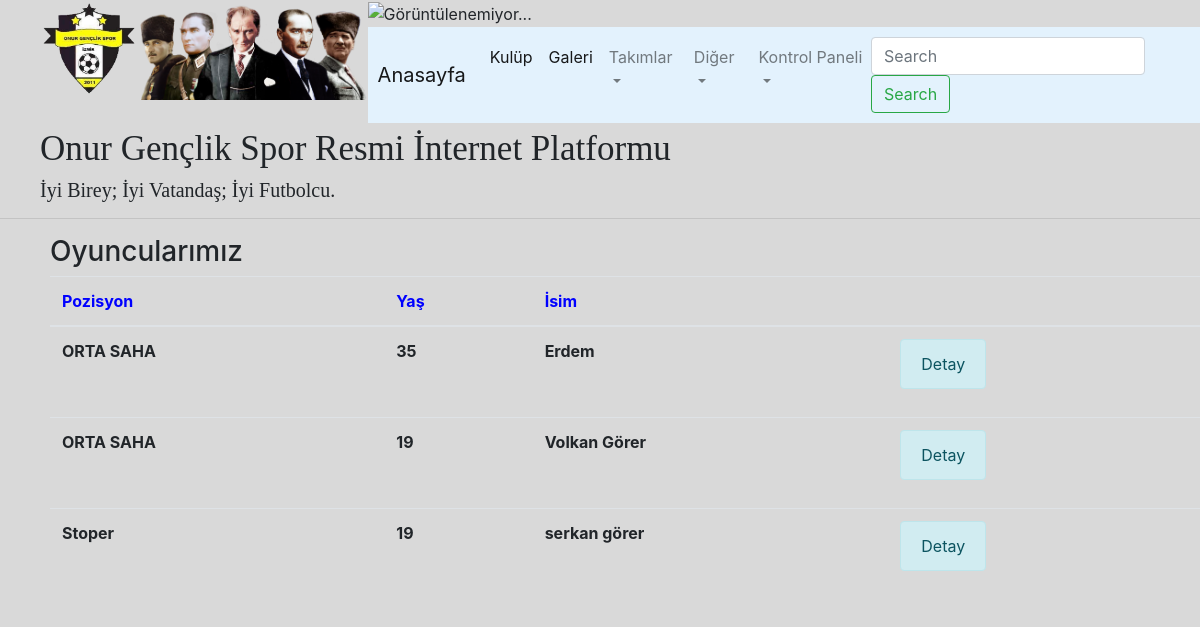
The app's page /databases/oyuncularımız/ with its own data.
### database/models.py (models this page shows, shortened)
class Database(models.Model):
    author = models.ForeignKey("auth.User",on_delete = models.CASCADE,verbose_name = "Kullanıcı")
    category = models.CharField(max_length = 50,verbose_name = "Kategori")
    position = models.CharField(max_length = 50,verbose_name = "Pozisyon")
    name = models.CharField(max_length = 50,verbose_name = "İsim")
    age = models.CharField(max_length = 50,verbose_name = "Yaş")
    size = models.CharField(max_length = 50,verbose_name = "Boy")
    weight = models.CharField(max_length = 50,verbose_name = "Kilo")
    foot = models.CharField(max_length = 50,verbose_name = "Kullandığı Ayak")
    club_history = models.CharField(max_length = 50,verbose_name = "Kulübe Katılma Tarihi")
    hoca_gorüsü = models.TextField()
    player_image = models.FileField(blank=True, null=True,verbose_name="Fotoğraf Ekleyin")
    created_date = models.DateTimeField(auto_now_add=True,verbose_name = "Oluşturulma Tarihi")
    class Meta():
        ordering = ['-age']

### database/views.py (called while the page is built)
def Oyuncularımız(request):
    keyword = request.GET.get("keyword")
    if keyword :
        oyuncular = Database.objects.filter(name__contains = keyword)
        return render(request,"oyuncularımız.html",{"oyuncular":oyuncular})
    oyuncular = Database.objects.all()
    context = {
        "oyuncular":oyuncular
    }
    return render(request,"oyuncularımız.html",context)

### templates/oyuncularımız.html
{% extends "layout.html" %}
{% block body %}
<h3>Oyuncularımız</h3>
{% if oyuncular %}
<table class="table">
    <thead>
      <tr style="color:blue;">
        <th scope="col">Pozisyon</th>
        <th scope="col">Yaş</th>
        <th scope="col">İsim</th>
        <th scope="col"></th>
      </tr>
    </thead>
    <tbody>
        {% for oyuncu in oyuncular %}
            <tr>
                <th scope="row">{{oyuncu.position}}</th>
                <th scope="row">{{oyuncu.age}}</th>
                <th scope="row">{{oyuncu.name}}</th>
                <th scope="col"><a href="/databases/detail/{{oyuncu.id}}"><button class="alert alert-info">Detay</button></a>  </th>
            </tr>
        {% endfor %}
    </tbody>
</table>
{% else %}
<div class="alert alert-danger">
    Oyuncu bulunmuyor.
</div>
{% endif %}
{% endblock body %}

### records on screen
Database: position "ORTA SAHA", age "35", name "Erdem"
Database: position "ORTA SAHA", age "19", name "Volkan Görer"
Database: position "Stoper", age "19", name "serkan görer"
